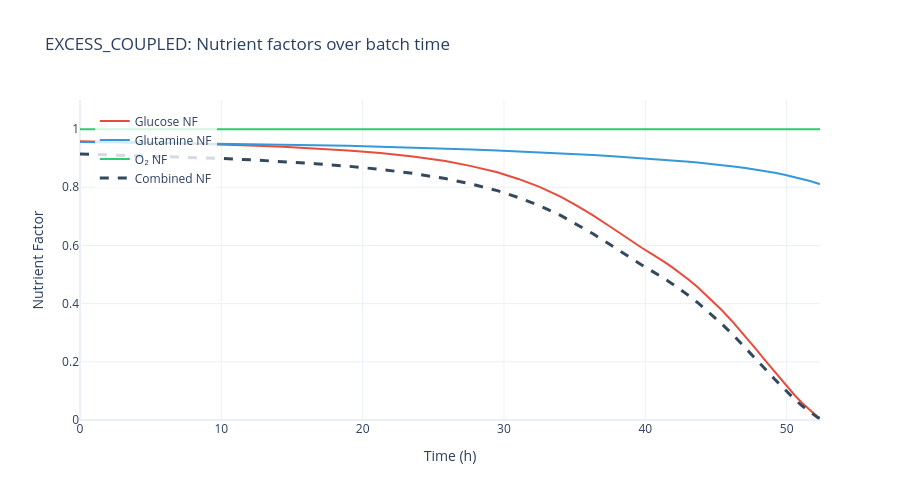
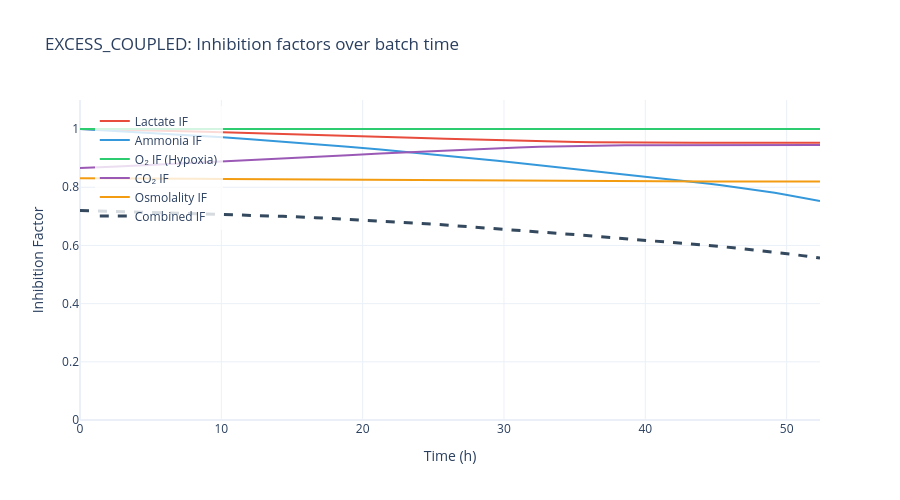
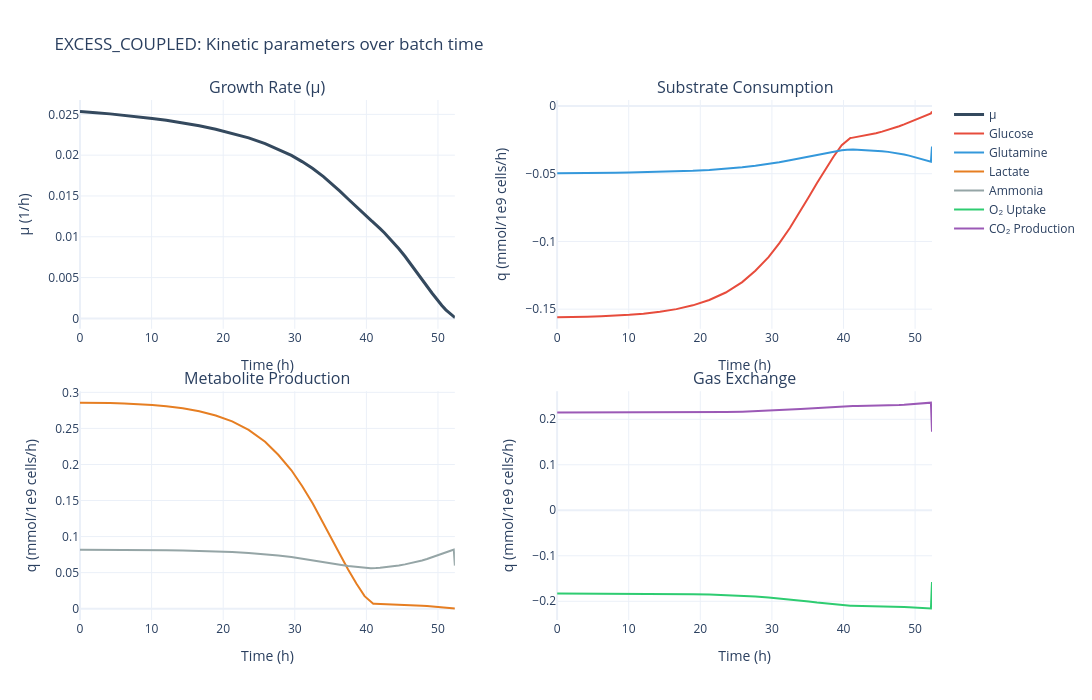
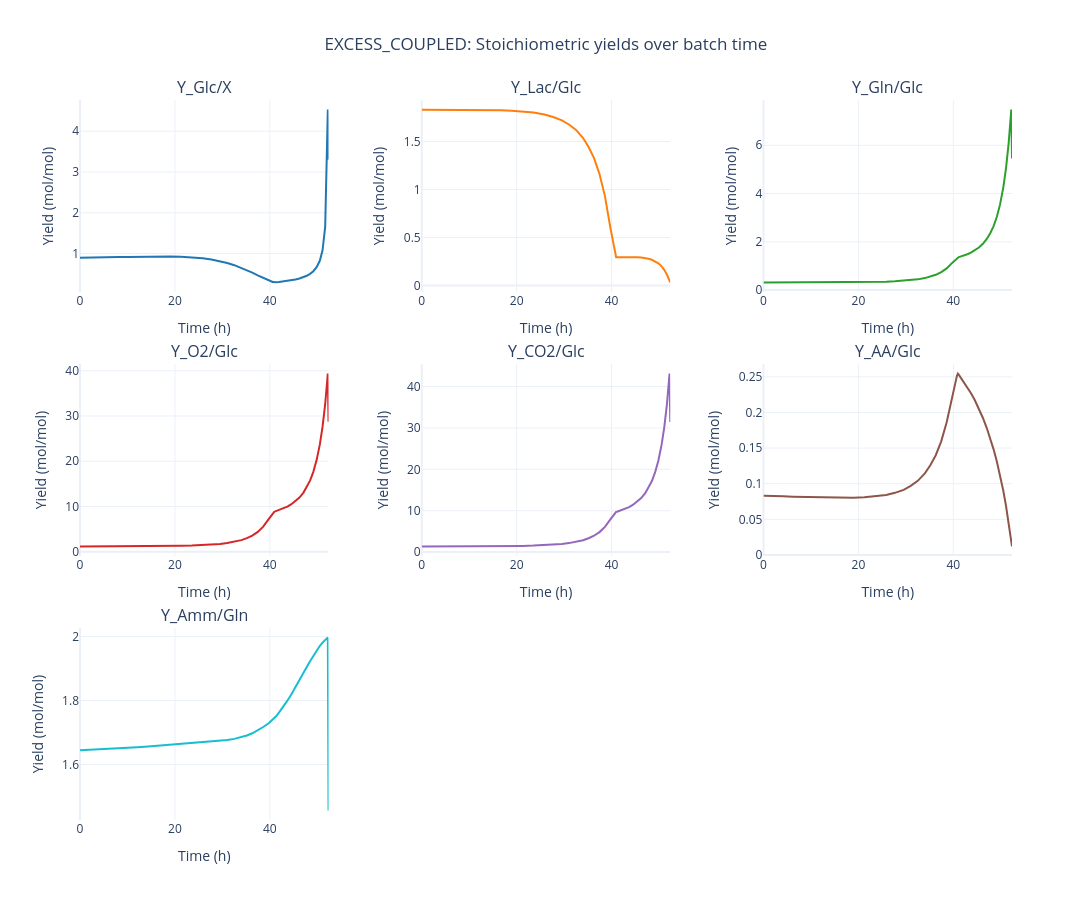

Notebook code cell kept with these figures, in order:
### Code cell
fig_nf = plot_simulated_NFs(sim, batch_number=1)
fig_nf.update_layout(title_text="EXCESS_COUPLED: Nutrient factors over batch time")
fig_nf.show()

fig_if = plot_simulated_IFs(sim, batch_number=1)
fig_if.update_layout(title_text="EXCESS_COUPLED: Inhibition factors over batch time")
fig_if.show()

fig_rates = plot_kinetic_rates(sim, batch_number=1)
fig_rates.update_layout(title_text="EXCESS_COUPLED: Kinetic parameters over batch time")
fig_rates.show()

fig_stoich = plot_stoichiometric_yields(sim, batch_number=1)
fig_stoich.update_layout(title_text="EXCESS_COUPLED: Stoichiometric yields over batch time")
fig_stoich.show()

# Optional consolidated kinetics dashboard
fig_all = plot_kinetics(sim, batch_number=1)
fig_all.update_layout(title_text="EXCESS_COUPLED: Complete kinetics overview")
fig_all.show()
